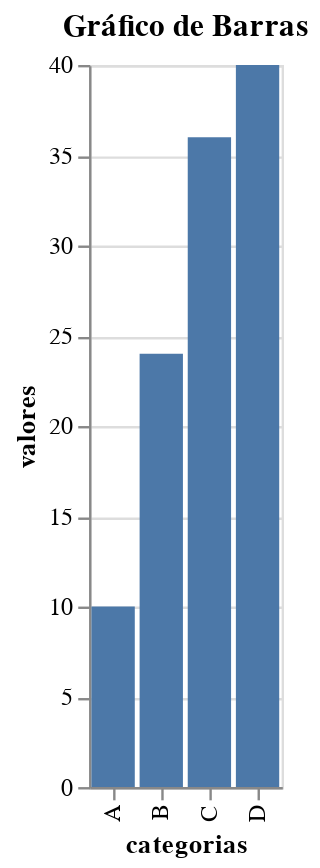

The cell this chart's notebook holds for it:
### Code cell
import altair as alt
import pandas as pd

# Datos de ejemplo
df = pd.DataFrame({
    'categorias': ['A', 'B', 'C', 'D'],
    'valores': [10, 24, 36, 40]
})

# Crear el gráfico de barras
chart = alt.Chart(df).mark_bar().encode(
    x='categorias',
    y='valores'
).properties(
    title='Gráfico de Barras'
)
chart.show()

### Figure 1 — Vega-Lite specification as saved in the notebook (floating-point values rounded to 4 significant figures)
{"config": {"view": {"continuousWidth": 300, "continuousHeight": 300}}, "data": {"name": "data-6bd9e59204165509b4167fa5e1a1b2a8"}, "mark": {"type": "bar"}, "encoding": {"x": {"field": "categorias", "type": "nominal"}, "y": {"field": "valores", "type": "quantitative"}}, "title": "Gráfico de Barras", "$schema": "https://vega.github.io/schema/vega-lite/v5.20.1.json", "datasets": {"data-6bd9e59204165509b4167fa5e1a1b2a8": [{"categorias": "A", "valores": 10}, {"categorias": "B", "valores": 24}, {"categorias": "C", "valores": 36}, {"categorias": "D", "valores": 40}]}}
